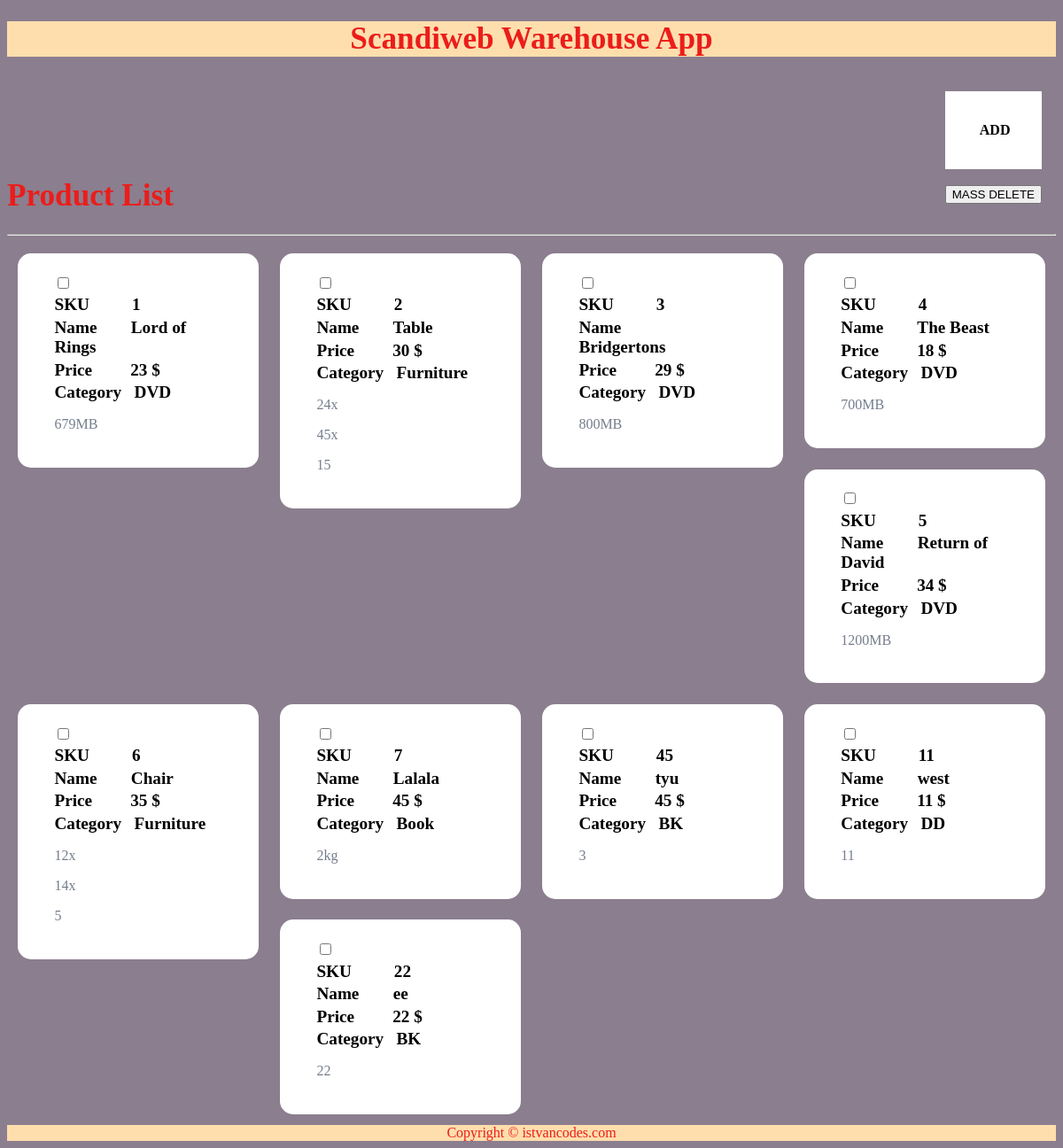
The page / on the database its author committed.
### tables this page shows
CREATE TABLE `productlist` (
  `id` int(255) NOT NULL,
  `sku` varchar(30) NOT NULL,
  `name1` text NOT NULL,
  `price` decimal(25,0) NOT NULL,
  `category1` varchar(10) NOT NULL,
  `size` varchar(20) NOT NULL,
  `height` varchar(20) NOT NULL,
  `width` varchar(20) NOT NULL,
  `length` varchar(20) NOT NULL,
  `weight` varchar(20) NOT NULL,
  `disable` tinyint(3) NOT NULL
);

### index.php (the view, shortened to what this page needs)
<?php
    include('config/dbcon.php');
?>
<!DOCTYPE html>
<html lang="en">
<head>
    <link rel="stylesheet" href="css/style.css">
</head>
<body>
  <header>
     <h1>Scandiweb Warehouse App</h1>
  </header>
    <div class="card-menu">
        <div class="container">
        <nav>
    <ul>
    <li><a href="Productadd.php" class="btn btn-primary">ADD</a></li>
    <br>
        <form action="code.php" method="POST">
        <button type="submit" name="delete_multiple_btn" class="btn btn-danger">MASS DELETE</button>
    </ul>
  </nav>
  <br><br><br><br><br>
  <h1>Product List</h1>
    <hr>
        <?php
        $query = "SELECT * FROM productlist";
        $query_run = mysqli_query($conn, $query);
        $check_productlist = mysqli_num_rows($query_run) > 0;
        if($check_productlist)
        {
            while($row = mysqli_fetch_array($query_run))
            {
                ?>
                    <div class="card-menu-box">
                    <div class="card-menu-desc">
                        <div class="card-body">
                            <div class ="col-md-3">
                            <label><input type="checkbox" name="multip_delete_id[]"onclick="toggleCheckbox(this)" value="
                                <?php echo $row['id'] ?>" <?php echo $row['disable'] == 1 ? "checked" : "" ?> ></label>
                            <h3 class="card-title">SKU  &nbsp;&nbsp;&nbsp;&nbsp;&nbsp;&nbsp;&nbsp;&nbsp; <?php echo $row['sku']; ?> </h3>
                            <h3 class="card-title">Name  &nbsp;&nbsp;&nbsp;&nbsp;&nbsp;&nbsp; <?php echo $row['name1']; ?> </h3>
                            <h3 class="card-title">Price  &nbsp;&nbsp;&nbsp;&nbsp;&nbsp;&nbsp;&nbsp;  <?php echo $row['price']; ?> $ </h3>
                            <h3 class="card-title">Category &nbsp; <?php echo $row['category1']; ?> </h3>
                            <p class="card-text"> <?php echo $row['size']; ?>  </p>
                            <p class="card-text"> <?php echo $row['height']; ?>  </p>
                            <p class="card-text"> <?php echo $row['width']; ?>  </p>
                            <p class="card-text"> <?php echo $row['length']; ?>  </p>
                            <p class="card-text"> <?php echo $row['weight']; ?>  </p>
                        </div>
                    </div>
                </div>
            </div>
                <?php
            }
        }
        else
        {
            echo "No product found";
        }
?>
        </div>
    </div>
<br>
  <footer >Copyright © istvancodes.com</footer>
  </body>
  </html>

### css/style.css (style rules this page uses)
header, footer { padding: 0em; color: #eb1d1a; background-color: NavajoWhite; clear: left; text-align: center; }
body { background-repeat: no-repeat; background-position: 0px 0px; background-size: cover; background-color: #8b7e8f; }
button { float: right; }
h1 { font-size: 220%; font-family: verdana; color: #eb1d1a; text-align:top; }
nav { float: right; max-width: 160px; margin: 0; padding: 1em; }
nav ul { list-style-type: none; margin: 0; padding: 0; overflow: hidden ; }
a:link,a:visited { display:block; font-weight:bold; color:black; background-color:white; width:96%; height: 80px; line-height:80px; text-align:center; padding:4px; text-transform:uppercase; text-decoration:none; }
nav ul a { text-decoration: none; }
.card-menu-box { width: 19%; margin: 1%; padding: 2%; float: left; background-color: white; border-radius: 15px; }
.card-menu-desc { width: 80%; float: left; margin-left: 8%; }
.card-title { font-size: 1.2rem; margin: 2% 0; }
.card-text { font-size: 1rem; color: #747d8c; }

### rows shown on the page
productlist: sku "1", name1 "Lord of Rings", price "23", category1 "DVD", size "679MB"
productlist: sku "2", name1 "Table", price "30", category1 "Furniture", height "24x", width "45x", length "15"
productlist: sku "3", name1 "Bridgertons", price "29", category1 "DVD", size "800MB"
productlist: sku "4", name1 "The Beast", price "18", category1 "DVD", size "700MB"
productlist: sku "5", name1 "Return of David", price "34", category1 "DVD", size "1200MB"
productlist: sku "6", name1 "Chair", price "35", category1 "Furniture", height "12x", width "14x", length "5"
productlist: sku "7", name1 "Lalala", price "45", category1 "Book", weight "2kg"
productlist: sku "45", name1 "tyu", price "45", category1 "BK", weight "3"
productlist: sku "11", name1 "west", price "11", category1 "DD", size "11"
productlist: sku "22", name1 "ee", price "22", category1 "BK", weight "22"
